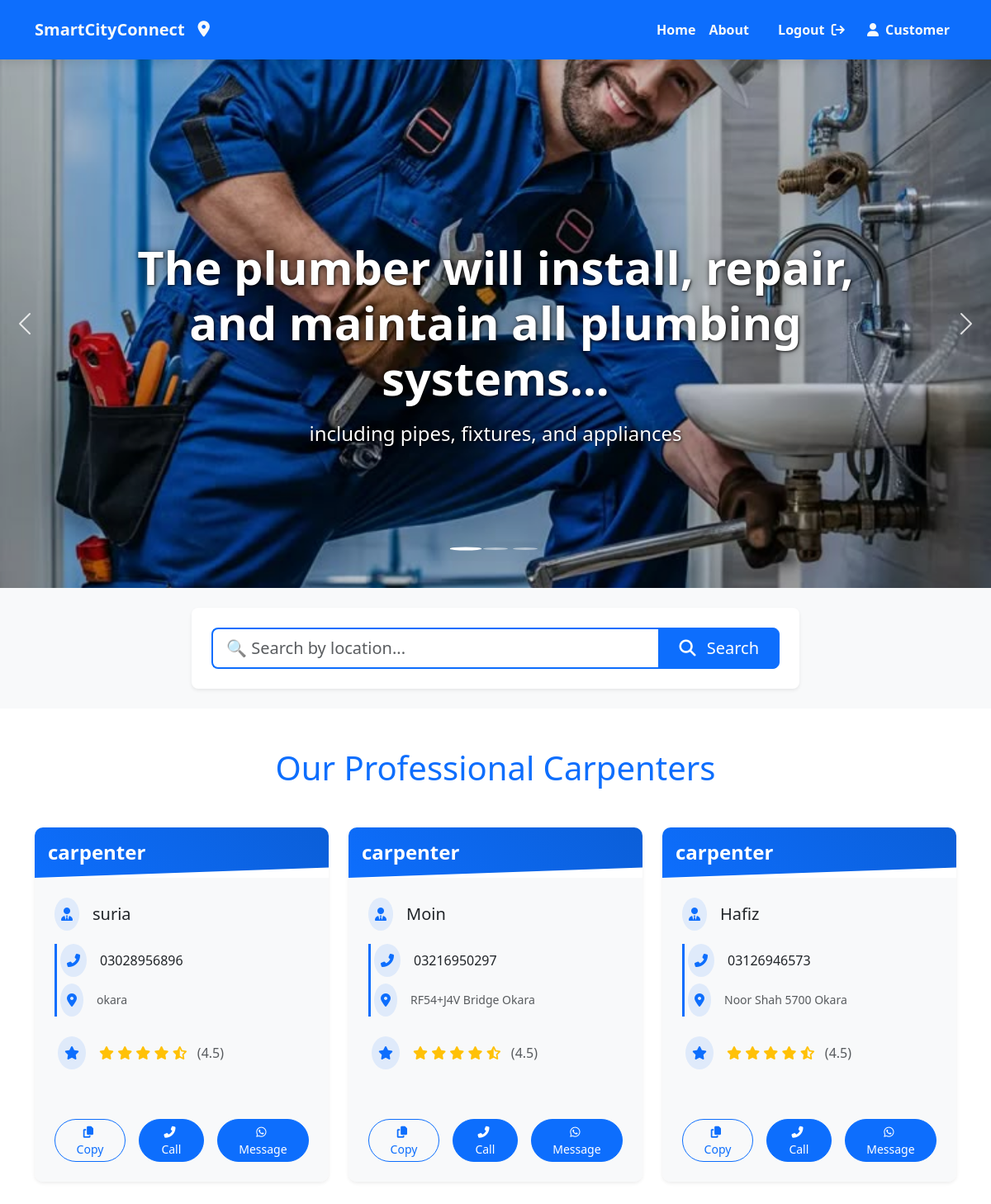
Page /Carpenter/ (signed in) on the committed database.
### smartcity/models.py (models this page shows, shortened)
class ServiceProviderR(models.Model):
    SERVICE_CHOICES = [
        ('plumber', 'Plumber'),
        ('electrician', 'Electrician'),
        ('carpenter', 'Carpenter'),
        ('painter', 'Painter'),
        ('welder', 'Welder'),
        ('cable', 'Cable Provider'),
        ('internet', 'Internet Service'),
        ('groceries', 'Groceries'),
    ]
    username=models.CharField(max_length=100)
    service_image = models.ImageField(upload_to='service_images/')
    servicename = models.CharField(max_length=100, null=False ,choices=SERVICE_CHOICES)
    first_name=models.CharField(max_length=100)
    last_name=models.CharField(max_length=100)
    Phoneno = models.CharField(max_length=11)
    address = models.TextField()
    email=models.EmailField()
    password = models.CharField(max_length=128, null=False)
    is_approved = models.BooleanField(default=False)
    rating = models.DecimalField(max_digits=3, decimal_places=2, default=0.00)
    description = models.TextField(blank=True, null=True)
    is_rejected = models.BooleanField(default=False)
    approval_date = models.DateTimeField(null=True, blank=True)
    def __init__(self, *args, **kwargs):
        super().__init__(*args, **kwargs)
        self._original_is_approved = self.is_approved  # Track approval status changes
    class Meta:
        verbose_name = "Service Provider"
        verbose_name_plural = "Service Providers"
        ordering = ['-id']

### smartcity/views.py (the view)
# urls.py: path('Carpenter/',Carpenter,name='Carpenter'),
def Carpenter(request):
    if not request.session.get('is_logged_in'):
        return redirect('/Loginpage/?next=/Carpenter/')
    queryset=ServiceProviderR.objects.filter(
        servicename__iexact='carpenter'
    ).order_by('-rating')
    location=request.GET.get('location','')
    if location:
        queryset=queryset.filter(address__icontains=location)
        page_title=f"Carpenter in {location}"
    else:
        page_title="Professional Carpenters"
    context={
        'carpenters':queryset,
        'page_title':page_title,
        'search_location':location,
        'user_type':request.session.get('user_type'),
        'user_id':request.session.get('user_id')
    }
    return render(request,'Carpenter.html',context)

### smartcity/templates/Carpenter.html (shortened to what this page needs)
{% load static %}
<!DOCTYPE html>
<html lang="en">
<head>
    <link href="https://cdn.jsdelivr.net/npm/bootstrap@5.3.3/dist/css/bootstrap.min.css" rel="stylesheet">
    <link rel="stylesheet" href="https://cdnjs.cloudflare.com/ajax/libs/font-awesome/6.6.0/css/all.min.css">
    <link rel="stylesheet" href="{% static 'css/Carpenter.css' %}">
</head>
<body>
    <div class="container-fluid bg-primary navbar-container sticky-top">
        <div class="container">
            <nav class="navbar navbar-expand-lg navbar-dark">
                <a class="navbar-brand text-light fw-bold d-flex align-items-center brand-logo" href="{% url 'Home' %}">
                    <span class="logo-text">SmartCityConnect</span>
                    <i class="fa-solid fa-location-dot logo-icon ms-2"></i>
                </a>
                <div class="collapse navbar-collapse justify-content-lg-end" id="navbarNav">
                    <ul class="navbar-nav nav-items">
                        <li class="nav-item">
                            <a href="{% url 'Home' %}" class="nav-link text-light fw-bold nav-link-hover">
                                <span>Home</span>
                            </a>
                        </li>
                        <li class="nav-item">
                            <a href="{% url 'About' %}" class="nav-link text-light fw-bold nav-link-hover">
                                <span>About</span>
                            </a>
                        </li>
                        {% if request.session.is_logged_in %}
                        <li class="nav-item">
                            <li class="nav-item">
                                <form method="post" action="{% url 'logout' %}" class="d-inline">
                                    <button type="submit" class="nav-link text-light fw-bold nav-link-hover login-btn" style="background: none; border: none; cursor: pointer;">
                                        <span>Logout</span>
                                        <i class="fa-solid fa-arrow-right-from-bracket ms-1"></i>
                                    </button>
                                </form>
                        </li>
                        <li class="nav-item">
                            <span class="nav-link text-light fw-bold">
                                {% if request.session.user_type == 'provider' %}
                                <i class="fas fa-tools me-1"></i> Provider
                              {% else %}
                               <i class="fas fa-user me-1"></i> Customer
                               {% endif %}
                           </span>
                            </li>
                        {% endif %}
                         </ul>
                </div>
            </nav>
        </div>
    </div>
    <div id="serviceCarousel" class="carousel slide">
        <div class="carousel-indicators">
            <button type="button" data-bs-target="#serviceCarousel" data-bs-slide-to="0" class="active"></button>
            <button type="button" data-bs-target="#serviceCarousel" data-bs-slide-to="1"></button>
            <button type="button" data-bs-target="#serviceCarousel" data-bs-slide-to="2"></button>
        </div>
        <div class="carousel-inner">
            <div class="carousel-item active">
                <img src="{% static 'media/plumber.jpeg' %}" class="d-block w-100 slider-img" alt="Plumbing services">
                <div class="carousel-caption d-none d-md-block">
                    <h2 class="slider-title animate__animated animate__fadeIn">The plumber will install, repair, and maintain all plumbing systems...</h2>
                    <p class="slider-subtitle animate__animated animate__fadeIn animate__delay-1s">including pipes, fixtures, and appliances</p>
                </div>
            </div>
        </div>
        <button class="carousel-control-prev" type="button" data-bs-target="#serviceCarousel" data-bs-slide="prev">
            <span class="carousel-control-prev-icon" aria-hidden="true"></span>
        </button>
        <button class="carousel-control-next" type="button" data-bs-target="#serviceCarousel" data-bs-slide="next">
            <span class="carousel-control-next-icon" aria-hidden="true"></span>
        </button>
    </div>
    <div class="container-fluid py-4 search-section">
        <div class="container">
            <div class="row justify-content-center">
                <div class="col-lg-8 col-md-10">
                    <div class="bg-white p-4 rounded-3 shadow-sm">
                        <form action="{% url 'Carpenter' %}" method="GET" class="search-form">
                            <div class="input-group">
                                <input type="search" name="location" class="form-control form-control-lg border-primary border-2"
                                       placeholder="🔍 Search by location..." value="{{ search_location|default:'' }}">
                                <button class="btn btn-primary btn-lg px-4" type="submit">
                                    <i class="fas fa-search me-2"></i> Search
                                </button>
                            </div>
                        </form>
                    </div>
                </div>
            </div>
        </div>
    </div>
    <div class="container py-5">
        <h1 class="text-center mb-5 text-primary animate__animated animate__fadeInDown">Our Professional Carpenters</h1>
        <div class="row row-cols-1 row-cols-md-2 row-cols-lg-3 g-4">
            {% for carpenter in carpenters %}
            <div class="col">
                <div class="card h-100 border-0 electrician-card shadow-sm">
                    <div class="card-header bg-primary border-0 py-3 position-relative overflow-hidden">
                        <h4 class="mb-0 text-center text-white fw-bold service-title animate__animated animate__fadeIn">
                            {{ carpenter.servicename }}
                        </h4>
                    </div>
                    <div class="card-body text-left d-flex flex-column bg-light">
                        <div class="d-flex align-items-center mb-3 animate__animated animate__fadeInLeft">
                            <div class="bg-primary bg-opacity-10 p-2 rounded-circle me-3">
                                <i class="fas fa-user-tie text-primary"></i>
                            </div>
                            <h5 class="card-title mb-0 text-dark">
                                {% firstof carpenter.get_full_name.strip carpenter.username %}
                            </h5>
                        </div>
                        <div class="contact-info mb-4 ps-1">
                            <div class="d-flex align-items-center mb-2 animate__animated animate__fadeInLeft" style="animation-delay: 0.1s;">
                                <div class="bg-primary bg-opacity-10 p-2 rounded-circle me-3">
                                    <i class="fas fa-phone-alt text-primary"></i>
                                </div>
                                <span class="phone-number text-dark">{{ carpenter.Phoneno }}</span>
                            </div>
                            <div class="d-flex align-items-center animate__animated animate__fadeInLeft" style="animation-delay: 0.2s;">
                                <div class="bg-primary bg-opacity-10 p-2 rounded-circle me-3">
                                    <i class="fas fa-map-marker-alt text-primary"></i>
                                </div>
                                <small class="text-muted">
                                    <a href="https://www.google.com/maps/search/?api=1&query={{ carpenter.address|urlencode }}"
                                       target="_blank"
                                       class="text-decoration-none text-muted hover-text-primary">
                                        {{ carpenter.address }}
                                    </a>
                                </small>
                            </div>
                        </div>
                        <div class="mb-4 ps-1 animate__animated animate__fadeInLeft" style="animation-delay: 0.3s;">
                            <div class="d-flex align-items-center">
                                <div class="bg-primary bg-opacity-10 p-2 rounded-circle me-3">
                                    <i class="fas fa-star text-primary"></i>
                                </div>
                                <div class="text-warning">
                                    <i class="fas fa-star"></i>
                                    <i class="fas fa-star"></i>
                                    <i class="fas fa-star"></i>
                                    <i class="fas fa-star"></i>
                                    <i class="fas fa-star-half-alt"></i>
                                    <span class="text-muted ms-2">(4.5)</span>
                                </div>
                            </div>
                        </div>
                        <div class="mt-auto d-flex justify-content-center gap-3 pt-3 animate__animated animate__fadeInUp" style="animation-delay: 0.4s;">
                            <button class="copy-btn btn btn-outline-primary btn-sm px-3 rounded-pill hover-lift"
                                    data-phone="{{ carpenter.Phoneno }}">
                                <i class="fas fa-copy me-1"></i> Copy
                            </button>
                            <a href="tel:{{ carpenter.Phoneno }}" class="btn btn-primary btn-sm call-btn text-white px-3 rounded-pill hover-lift">
                                <i class="fas fa-phone-alt me-1"></i> Call
                            </a>
                            <a href="https://wa.me/{{ carpenter.Phoneno|cut:' '|cut:'+' }}?text=Hello%20{{ carpenter.user.get_full_name|urlencode }}%20I%20need%20your%20{{ carpenter.servicename|urlencode }}%20service"
                               class="btn btn-primary btn-sm whatsapp-btn text-white px-3 rounded-pill hover-lift"
                               target="_blank">
                                <i class="fab fa-whatsapp me-1"></i> Message
                            </a>
                        </div>
                    </div>
                </div>
            </div>
            {% empty %}
            <div class="col-12 animate__animated animate__fadeIn">
                <div class="alert alert-info text-center">No Carpenters available at the moment.</div>
            </div>
            {% endfor %}
        </div>
    </div>
</body>
</html>

### rows in the picture
ServiceProviderR: servicename "carpenter", username "suria", Phoneno "03028956896", address "okara"
ServiceProviderR: servicename "carpenter", username "Moin", Phoneno "03216950297", address "RF54+J4V Bridge Okara"
ServiceProviderR: servicename "carpenter", username "Hafiz", Phoneno "03126946573", address "Noor Shah 5700 Okara"
